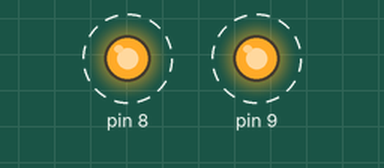
Simulated run of this sketch. Board: Arduino Uno, built with avr-gcc and run on an emulated ATmega328P. Shown: output pins drawn as LEDs (lit = HIGH). Dashed ring = blinking. What the sketch prints to the serial monitor is not drawn.

Above: at 2.2 s.
Timing chart, 0 to 5.0 s (numbered marks = the images above):
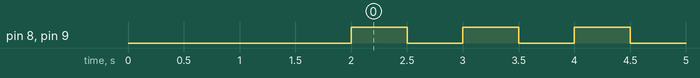

Measured:
- by itself, pin 8, pin 9: alternates HIGH for 0.50 s and LOW for 0.50 s

The sketch:

MayflyBlink.ino
```cpp
int delayTime = 500;   //milliseconds

void setup ()
{
    pinMode(8, OUTPUT);
    pinMode(9, OUTPUT);
    Serial.begin(57600);
    delay(1000);
    Serial.println("Mayfly: Blink demo 1");
    delay(1000);
}

void loop ()
{
    digitalWrite(8, HIGH);
    digitalWrite(9, HIGH);

    delay(delayTime);

    digitalWrite(8, LOW);
    digitalWrite(9, LOW);

    delay(delayTime);
}
```
